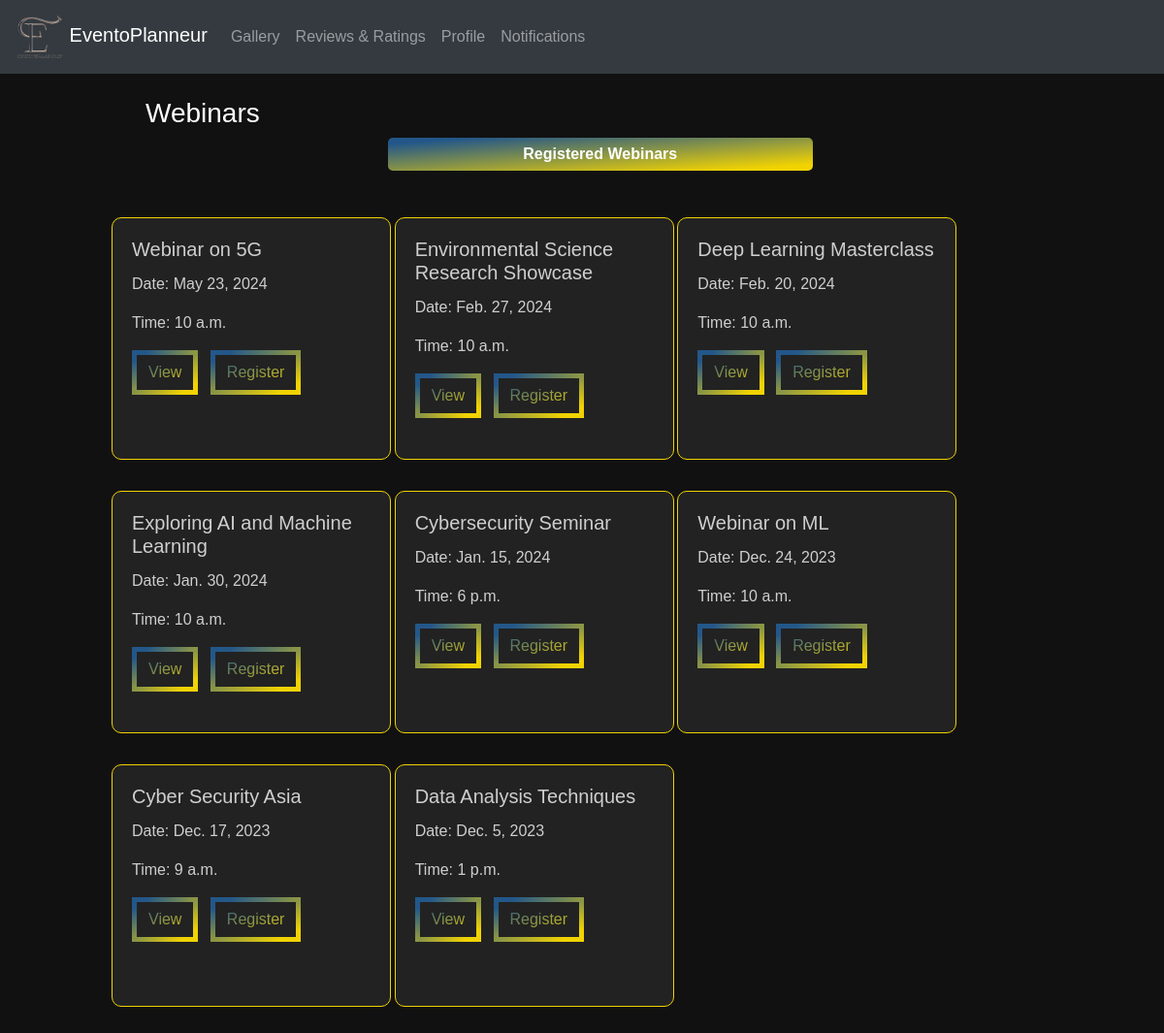
/events/, run on an earlier commit of the app's database.
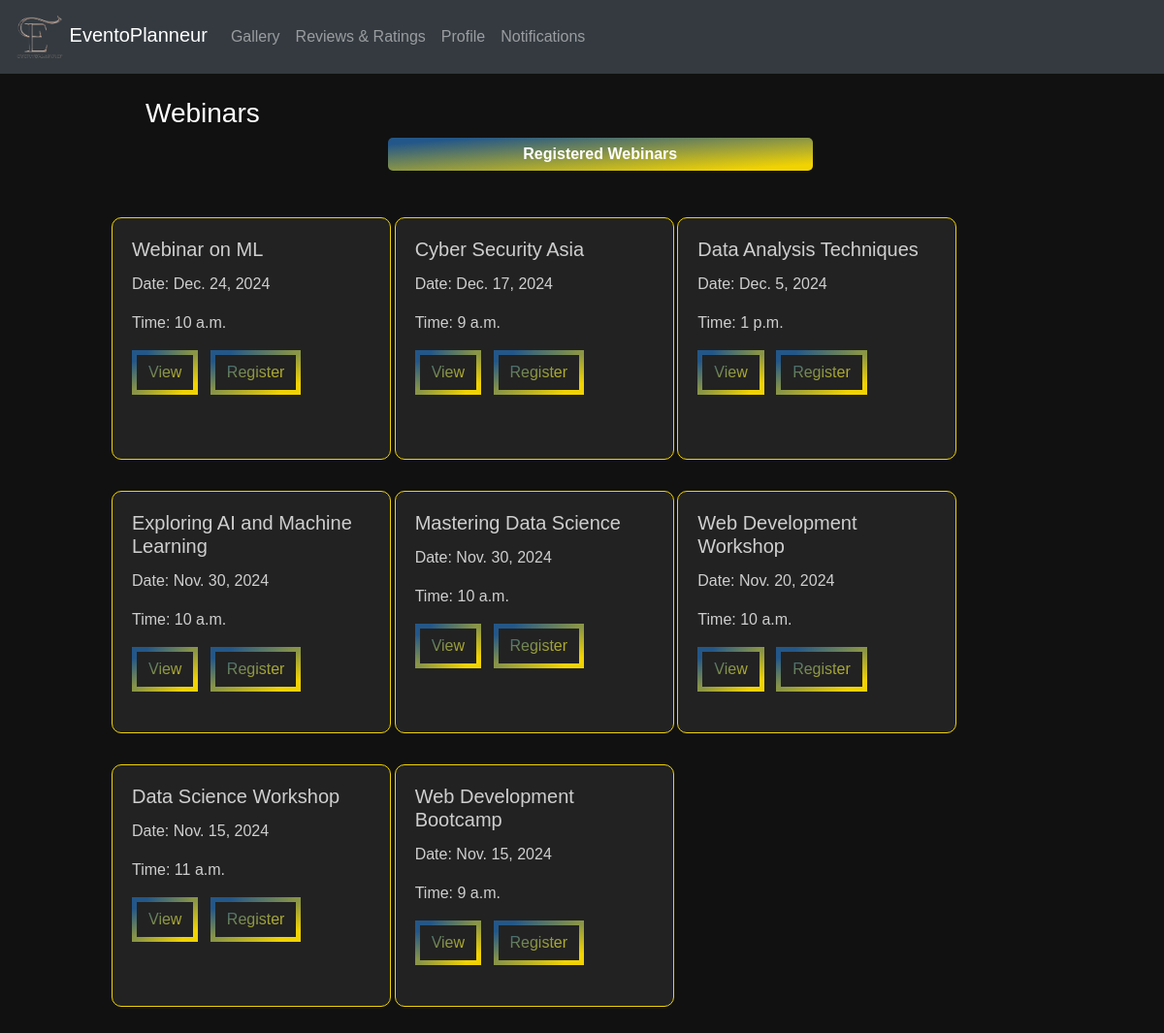
And on a later commit of the database.
### eventapp/models.py (models this page shows, shortened)
class Webinar(models.Model):
    EVENT_TYPE_CHOICES = [
    ('Online', 'Online'),
    ('Offline', 'Offline'),
]
    id = models.AutoField(primary_key=True)
    title = models.CharField(max_length=100)
    event_type = models.CharField(max_length=10, choices=EVENT_TYPE_CHOICES, default='offline')
    description = models.TextField()
    date = models.DateField(default=None, blank=True, null=True)
    start_time = models.TimeField(blank=True, null=True)
    end_time = models.TimeField(blank=True, null=True)
    location = models.CharField(max_length=200, blank=True, null=True)
    poster = models.URLField(blank=True, null=True)
    organizer_name = models.CharField(max_length=100)
    deadline = models.DateField(default=None, blank=True, null=True)
    fee = models.DecimalField(max_digits=10, decimal_places=2, blank=True, null=True)
    speakers = models.ManyToManyField(Speaker, blank=True)
    org_user=models.ForeignKey(CustomUser, on_delete=models.CASCADE,null=True,blank=True)
    livestream = models.URLField(blank=True, null=True)
    phone_number = models.CharField(max_length=15)
    max_participants = models.PositiveIntegerField(null=True,default=50)
    status = models.IntegerField(default=1,null=True,blank=True)

### eventapp/views.py (the view)
# urls.py: path('events/',views.events,name='events'),
def events(request):
    webinars=Webinar.objects.all().order_by('-date')[:8]
    return render(request, 'events.html', {'webinars': webinars})

### templates/events.html (shortened to what this page needs)
{% load static %}
<!DOCTYPE html>
<html lang="en">
<head>
  <link rel="stylesheet" href="https://maxcdn.bootstrapcdn.com/bootstrap/4.5.2/css/bootstrap.min.css">
  <link rel="stylesheet"type="text/css" href="{% static 'css/webinar.css' %}">
</head>
<body>
  <nav class="navbar navbar-expand-md bg-dark navbar-dark">
    <div class="containers">
      <a class="navbar-brand" href="{% url 'eventapp:attendeehome' %}">
        <img src="{% static 'images/Eventoplanneur.png' %}" alt="Logo" width="50"> EventoPlanneur
      </a>
      <div class="collapse navbar-collapse" id="navbarCollapse">
        <ul class="navbar-nav ml-auto">
          <li class="nav-item"><a class="nav-link" href="#gallery">Gallery</a></li>
          <li class="nav-item"><a class="nav-link" href="#reviews">Reviews & Ratings</a></li>
          <li class="nav-item"><a class="nav-link" href="{% url 'eventapp:org_profile' %}">Profile</a></li>
          <li class="nav-item"><a class="nav-link" href="#notifications">Notifications</a></li>
        </ul>
      </div>
    </div>
  </nav>
  <div style="margin-left:100px;margin-right:225px" >
    <br>
    <h3 style="margin-left:50px;color:white" >Webinars</h3>
    <a href="{% url 'eventapp:registered_webinar' %}" ><button id="sendButton" style="margin-left:300px;width:50%;background:var(--gradient) !important;">Registered Webinars</button></a><br><br>
    <div class="container mx-auto mt-4" >
      <div class="row">
        {% for i in webinars|slice:"-6:" %}
        <div class="col-md-4">
            <div class="card" style="width: 18rem;">
              <div class="card-body">
                <h5 class="card-title">{{ i.title }}</h5>
                <p class="card-text">Date: {{ i.date }}</p>
                <p class="card-text">Time: {{ i.start_time }}</p>
                <a class="btn mr-2" href="{% url 'view_webinar' i.id %}">View</a>
                <a class="btn mr-2" href="{% url 'register_for_webinar' i.id %}">Register</a>
            </div>
          </div>
        </div>
        {% endfor %}
      </div>
    </div>
  </div>
</body>
</html>

What changed in the data, as far as the page shows it:
no longer on this page (row unchanged): Webinar: title "Webinar on 5G", date "May 23, 2024", start_time "10 a.m."
no longer on this page (row edited): Webinar: title "Environmental Science Research Showcase", date "Feb. 27, 2024", start_time "10 a.m."
no longer on this page (row edited): Webinar: title "Deep Learning Masterclass", date "Feb. 20, 2024", start_time "10 a.m."
no longer on this page (row edited): Webinar: title "Cybersecurity Seminar", date "Jan. 15, 2024", start_time "6 p.m."
changed Webinar "Webinar on ML": date "Dec. 24, 2023" → "Dec. 24, 2024"
changed Webinar "Cyber Security Asia": date "Dec. 17, 2023" → "Dec. 17, 2024"
changed Webinar "Data Analysis Techniques": date "Dec. 5, 2023" → "Dec. 5, 2024"
changed Webinar "Exploring AI and Machine Learning": date "Jan. 30, 2024" → "Nov. 30, 2024"; moves down the list
now on this page (row edited): Webinar: title "Mastering Data Science", date "Nov. 30, 2024", start_time "10 a.m."
now on this page (row edited): Webinar: title "Web Development Workshop", date "Nov. 20, 2024", start_time "10 a.m."
now on this page (row edited): Webinar: title "Data Science Workshop", date "Nov. 15, 2024", start_time "11 a.m."
now on this page (row edited): Webinar: title "Web Development Bootcamp", date "Nov. 15, 2024", start_time "9 a.m."
